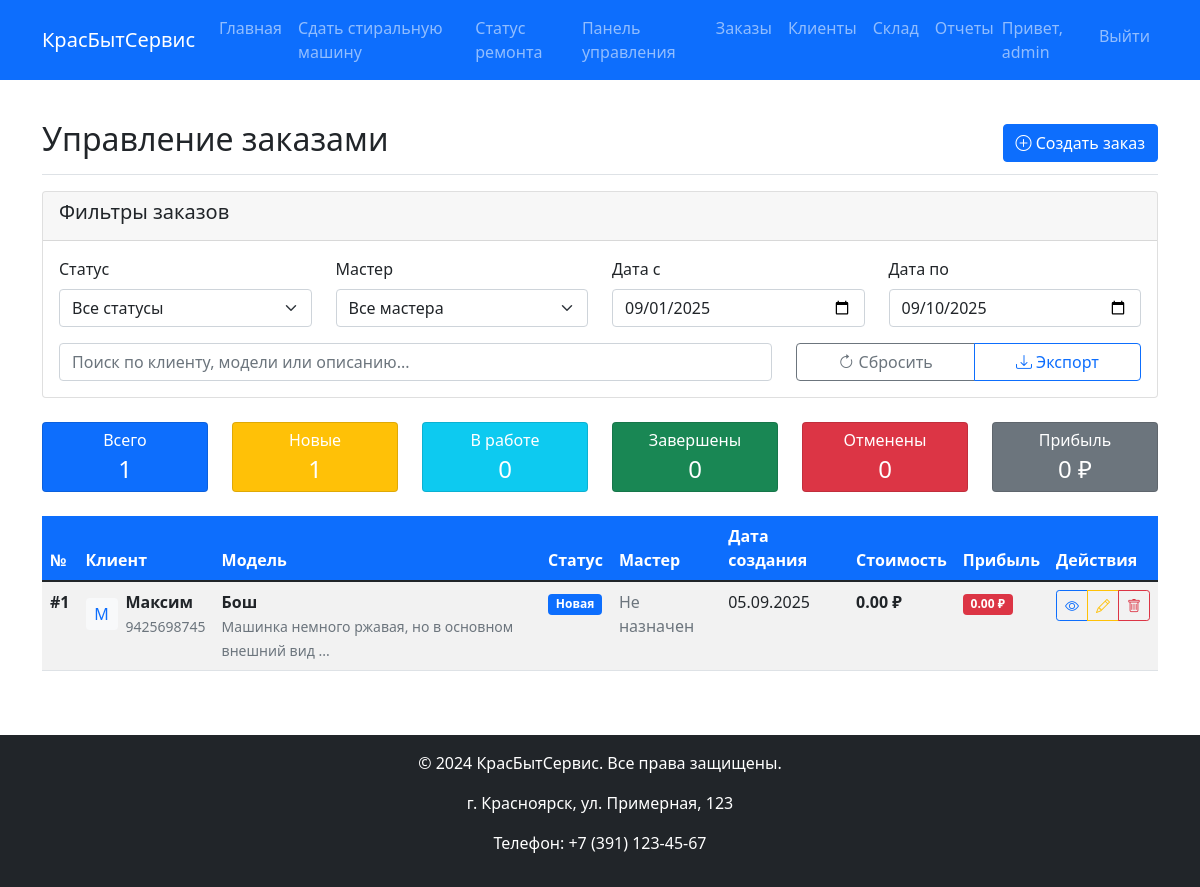
Page /orders (signed in) on the committed database.
### models.py (models this page shows)
class User(UserMixin, db.Model):
    id = db.Column(db.Integer, primary_key=True)
    username = db.Column(db.String(80), unique=True, nullable=False)
    password_hash = db.Column(db.String(120), nullable=False)
    role = db.Column(db.String(20), nullable=False)  # admin, manager, master

class Order(db.Model):
    id = db.Column(db.Integer, primary_key=True)
    client_id = db.Column(db.Integer, db.ForeignKey('client.id'), nullable=False)
    washing_machine_model = db.Column(db.String(100), nullable=False)
    condition = db.Column(db.Text)
    description = db.Column(db.Text)
    purchase_price = db.Column(db.Float)
    repair_costs = db.Column(db.Float)
    sale_price = db.Column(db.Float)
    status_id = db.Column(db.Integer, db.ForeignKey('order_status.id'), nullable=False)
    created_at = db.Column(db.DateTime, default=datetime.now)
    completed_at = db.Column(db.DateTime)
    status = db.relationship('OrderStatus', backref='orders')

class Client(db.Model):
    id = db.Column(db.Integer, primary_key=True)
    name = db.Column(db.String(100), nullable=False)
    phone = db.Column(db.String(20), nullable=False)
    email = db.Column(db.String(100))
    address = db.Column(db.Text)
    created_at = db.Column(db.DateTime, default=datetime.now)
    orders = db.relationship('Order', backref='client', lazy=True)

class OrderStatus(db.Model):
    id = db.Column(db.Integer, primary_key=True)
    name = db.Column(db.String(50), nullable=False)
    description = db.Column(db.Text)

### app.py (the view)
@app.route('/orders')
@login_required
def orders():
    orders_list = Order.query.order_by(Order.created_at.desc()).all()
    statuses = OrderStatus.query.all()
    employees = Employee.query.all()
    clients = Client.query.all()
    return render_template('orders.html',
                           orders=orders_list,
                           statuses=statuses,
                           employees=employees,
                           clients=clients)

### app.py (called while the page is built)
@login_manager.user_loader
def load_user(user_id):
    return User.query.get(int(user_id))

def calculate_total_profit():
    total_profit = 0
    for order in Order.query.all():
        profit = (order.sale_price or 0) - (order.repair_costs or 0) - (order.purchase_price or 0)
        total_profit += profit
    return total_profit

def get_status_badge_class(status_id):
    classes = {
        1: 'primary',  # Новая
        2: 'info',  # В обработке
        3: 'warning',  # В ремонте
        4: 'success',  # Выполнена
        5: 'danger'  # Отменена
    }
    return classes.get(status_id, 'secondary')

@app.context_processor
def utility_processor():
    return {
        'calculate_total_profit': calculate_total_profit,
        'get_status_badge_class': get_status_badge_class
    }

@app.context_processor
def utility_processor():
    return dict(calculate_client_total=calculate_client_total)

### templates/orders.html (shortened to what this page needs)
{% extends "base.html" %}
{% block content %}
<div class="d-flex justify-content-between flex-wrap flex-md-nowrap align-items-center pt-3 pb-2 mb-3 border-bottom">
    <h1 class="h2">Управление заказами</h1>
    <div class="btn-toolbar mb-2 mb-md-0">
        <button type="button" class="btn btn-primary" data-bs-toggle="modal" data-bs-target="#addOrderModal">
            <i class="bi bi-plus-circle"></i> Создать заказ
        </button>
    </div>
</div>
<div class="card mb-4">
    <div class="card-header">
        <h5 class="card-title">Фильтры заказов</h5>
    </div>
    <div class="card-body">
        <div class="row">
            <div class="col-md-3 mb-3">
                <label class="form-label">Статус</label>
                <select class="form-select" id="statusFilter" onchange="filterOrders()">
                    <option value="all">Все статусы</option>
                </select>
            </div>
            <div class="col-md-3 mb-3">
                <label class="form-label">Мастер</label>
                <select class="form-select" id="masterFilter" onchange="filterOrders()">
                    <option value="all">Все мастера</option>
                </select>
            </div>
            <div class="col-md-3 mb-3">
                <label class="form-label">Дата с</label>
                <input type="date" class="form-control" id="dateFromFilter" onchange="filterOrders()">
            </div>
            <div class="col-md-3 mb-3">
                <label class="form-label">Дата по</label>
                <input type="date" class="form-control" id="dateToFilter" onchange="filterOrders()">
            </div>
        </div>
        <div class="row">
            <div class="col-md-8">
                <input type="text" class="form-control" id="searchInput" placeholder="Поиск по клиенту, модели или описанию..." oninput="filterOrders()">
            </div>
            <div class="col-md-4">
                <div class="btn-group w-100">
                    <button type="button" class="btn btn-outline-secondary" onclick="resetFilters()">
                        <i class="bi bi-arrow-clockwise"></i> Сбросить
                    </button>
                    <button type="button" class="btn btn-outline-primary" onclick="exportOrders()">
                        <i class="bi bi-download"></i> Экспорт
                    </button>
                </div>
            </div>
        </div>
    </div>
</div>
<div class="row mb-4" id="ordersStats">
    <div class="col-md-2">
        <div class="card text-white bg-primary">
            <div class="card-body text-center py-2">
                <h6 class="card-title mb-1">Всего</h6>
                <h4 class="mb-0">{{ orders|length }}</h4>
            </div>
        </div>
    </div>
    <div class="col-md-2">
        <div class="card text-white bg-warning">
            <div class="card-body text-center py-2">
                <h6 class="card-title mb-1">Новые</h6>
                <h4 class="mb-0">{{ orders|selectattr('status_id', 'equalto', 1)|list|length }}</h4>
            </div>
        </div>
    </div>
    <div class="col-md-2">
        <div class="card text-white bg-info">
            <div class="card-body text-center py-2">
                <h6 class="card-title mb-1">В работе</h6>
                <h4 class="mb-0">{{ orders|selectattr('status_id', 'equalto', 3)|list|length }}</h4>
            </div>
        </div>
    </div>
    <div class="col-md-2">
        <div class="card text-white bg-success">
            <div class="card-body text-center py-2">
                <h6 class="card-title mb-1">Завершены</h6>
                <h4 class="mb-0">{{ orders|selectattr('status_id', 'equalto', 4)|list|length }}</h4>
            </div>
        </div>
    </div>
    <div class="col-md-2">
        <div class="card text-white bg-danger">
            <div class="card-body text-center py-2">
                <h6 class="card-title mb-1">Отменены</h6>
                <h4 class="mb-0">{{ orders|selectattr('status_id', 'equalto', 5)|list|length }}</h4>
            </div>
        </div>
    </div>
    <div class="col-md-2">
        <div class="card text-white bg-secondary">
            <div class="card-body text-center py-2">
                <h6 class="card-title mb-1">Прибыль</h6>
                <h4 class="mb-0">{{ "%.0f"|format(calculate_total_profit()) }} ₽</h4>
            </div>
        </div>
    </div>
</div>
<div class="table-responsive">
    <table class="table table-striped table-hover" id="ordersTable">
        <thead class="table-dark">
            <tr>
                <th>№</th>
                <th>Клиент</th>
                <th>Модель</th>
                <th>Статус</th>
                <th>Мастер</th>
                <th>Дата создания</th>
                <th>Стоимость</th>
                <th>Прибыль</th>
                <th>Действия</th>
            </tr>
        </thead>
        <tbody>
            {% for order in orders %}
            <tr class="order-row"
                data-status="{{ order.status_id }}"
                data-master="{{ order.employee_id if order.employee_id else '' }}"
                data-date="{{ order.created_at.strftime('%Y-%m-%d') }}"
                data-client="{{ order.client.name.lower() }}"
                data-model="{{ order.washing_machine_model.lower() }}"
                data-description="{{ order.description.lower() if order.description else '' }}">
                <td><strong>#{{ order.id }}</strong></td>
                <td>
                    <div class="d-flex align-items-center">
                        <div class="flex-shrink-0">
                            <div class="avatar-sm bg-light rounded">
                                <div class="avatar-title bg-soft-primary text-primary rounded-circle">
                                    {{ order.client.name[0]|upper }}
                                </div>
                            </div>
                        </div>
                        <div class="flex-grow-1 ms-2">
                            <strong>{{ order.client.name }}</strong>
                            <br>
                            <small class="text-muted">{{ order.client.phone }}</small>
                        </div>
                    </div>
                </td>
                <td>
                    <strong>{{ order.washing_machine_model }}</strong>
                    {% if order.description %}
                    <br>
                    <small class="text-muted" title="{{ order.description }}">
                        {{ order.description[:50] }}{% if order.description|length > 50 %}...{% endif %}
                    </small>
                    {% endif %}
                </td>
                <td>
                    <span class="badge bg-{{ get_status_badge_class(order.status_id) }}">
                        {{ order.status.name }}
                    </span>
                </td>
                <td>
                    {% if order.employee %}
                    <span class="badge bg-light text-dark">
                        {{ order.employee.name }}
                    </span>
                    {% else %}
                    <span class="text-muted">Не назначен</span>
                    {% endif %}
                </td>
                <td>{{ order.created_at.strftime('%d.%m.%Y') }}</td>
                <td>
                    <strong>{{ "%.2f"|format(order.sale_price or order.repair_costs or 0) }} ₽</strong>
                </td>
                <td>
                    {% set profit = (order.sale_price or 0) - (order.repair_costs or 0) - (order.purchase_price or 0) %}
                    <span class="badge bg-{% if profit > 0 %}success{% else %}danger{% endif %}">
                        {{ "%.2f"|format(profit) }} ₽
                    </span>
                </td>
                <td>
                    <div class="btn-group btn-group-sm">
                        <button class="btn btn-outline-primary"
                                data-bs-toggle="modal"
                                data-bs-target="#viewOrderModal"
                                onclick="viewOrder({{ order.id }})"
                                title="Просмотр">
                            <i class="bi bi-eye"></i>
                        </button>
                        <button class="btn btn-outline-warning"
                                data-bs-toggle="modal"
                                data-bs-target="#editOrderModal"
                                onclick="fillEditForm({{ order.id }})"
                                title="Редактировать">
                            <i class="bi bi-pencil"></i>
                        </button>
                        <button class="btn btn-outline-danger"
                                onclick="confirmDelete({{ order.id }})"
                                title="Удалить">
                            <i class="bi bi-trash"></i>
                        </button>
                    </div>
                </td>
            </tr>
            {% endfor %}
        </tbody>
    </table>
</div>
<link rel="stylesheet" href="https://cdn.jsdelivr.net/npm/bootstrap-icons@1.10.0/font/bootstrap-icons.css">
{% endblock %}

### templates/base.html (shortened to what this page needs)
<!DOCTYPE html>
<html lang="ru">
<head>
    <link href="https://cdn.jsdelivr.net/npm/bootstrap@5.1.3/dist/css/bootstrap.min.css" rel="stylesheet">
    <link rel="stylesheet" href="{{ url_for('static', filename='css/style.css') }}">
</head>
<body>
    <nav class="navbar navbar-expand-lg navbar-dark bg-primary">
        <div class="container">
            <a class="navbar-brand" href="{{ url_for('index') }}">КрасБытСервис</a>
            <div class="collapse navbar-collapse" id="navbarNav">
                <ul class="navbar-nav me-auto">
                    <li class="nav-item">
                        <a class="nav-link" href="{{ url_for('index') }}">Главная</a>
                    </li>
                    <li class="nav-item">
                        <a class="nav-link" href="{{ url_for('buy_request') }}">Сдать стиральную машину</a>
                    </li>
                    <li class="nav-item">
                        <a class="nav-link" href="{{ url_for('repair_status') }}">Статус ремонта</a>
                    </li>
                    {% if current_user.is_authenticated %}
                    <li class="nav-item">
                        <a class="nav-link" href="{{ url_for('dashboard') }}">Панель управления</a>
                    </li>
                    <li class="nav-item">
                        <a class="nav-link" href="{{ url_for('orders') }}">Заказы</a>
                    </li>
                    <li class="nav-item">
                        <a class="nav-link" href="{{ url_for('clients') }}">Клиенты</a>
                    </li>
                    <li class="nav-item">
                        <a class="nav-link" href="{{ url_for('warehouse') }}">Склад</a>
                    </li>
                    <li class="nav-item">
                        <a class="nav-link" href="{{ url_for('reports') }}">Отчеты</a>
                    </li>
                    {% endif %}
                </ul>
                <ul class="navbar-nav">
                    {% if current_user.is_authenticated %}
                    <li class="nav-item">
                        <span class="navbar-text">Привет, {{ current_user.username }}</span>
                    </li>
                    <li class="nav-item">
                        <a class="nav-link" href="{{ url_for('logout') }}">Выйти</a>
                    </li>
                    {% else %}
                    <li class="nav-item">
                        <a class="nav-link" href="{{ url_for('login') }}">Вход</a>
                    </li>
                    {% endif %}
                </ul>
            </div>
        </div>
    </nav>
    <div class="container mt-4">
        {% block content %}{% endblock %}
    </div>
    <footer class="bg-dark text-white text-center py-3 mt-5">
        <div class="container">
            <p>&copy; 2024 КрасБытСервис. Все права защищены.</p>
            <p>г. Красноярск, ул. Примерная, 123</p>
            <p>Телефон: +7 (391) 123-45-67</p>
        </div>
    </footer>
</body>
</html>

### templates/orders.html (style rules this page uses)
.table th { background-color: #0d6efd; color: white; }
.avatar-sm { width: 32px; height: 32px; display: flex; align-items: center; justify-content: center; }

### rows in the picture
User: username "admin"
Order: sale_price+repair_costs+purchase_price "0", id "1", client "М", client.name "Максим", client.phone "9425698745", washing_machine_model "Бош", description "Машинка немного ржавая, но в основном внешний вид", status.name "Новая", created_at "05.09.2025", sale_price+repair_costs "0.00", profit "0.00"

### other values in the picture
{{ orders|length }} "1"
{{ orders|selectattr('status_id', 'equalto', 1)|list|length }} "1"
{{ orders|selectattr('status_id', 'equalto', 3)|list|length }} "0"
{{ orders|selectattr('status_id', 'equalto', 4)|list|length }} "0"
{{ orders|selectattr('status_id', 'equalto', 5)|list|length }} "0"
